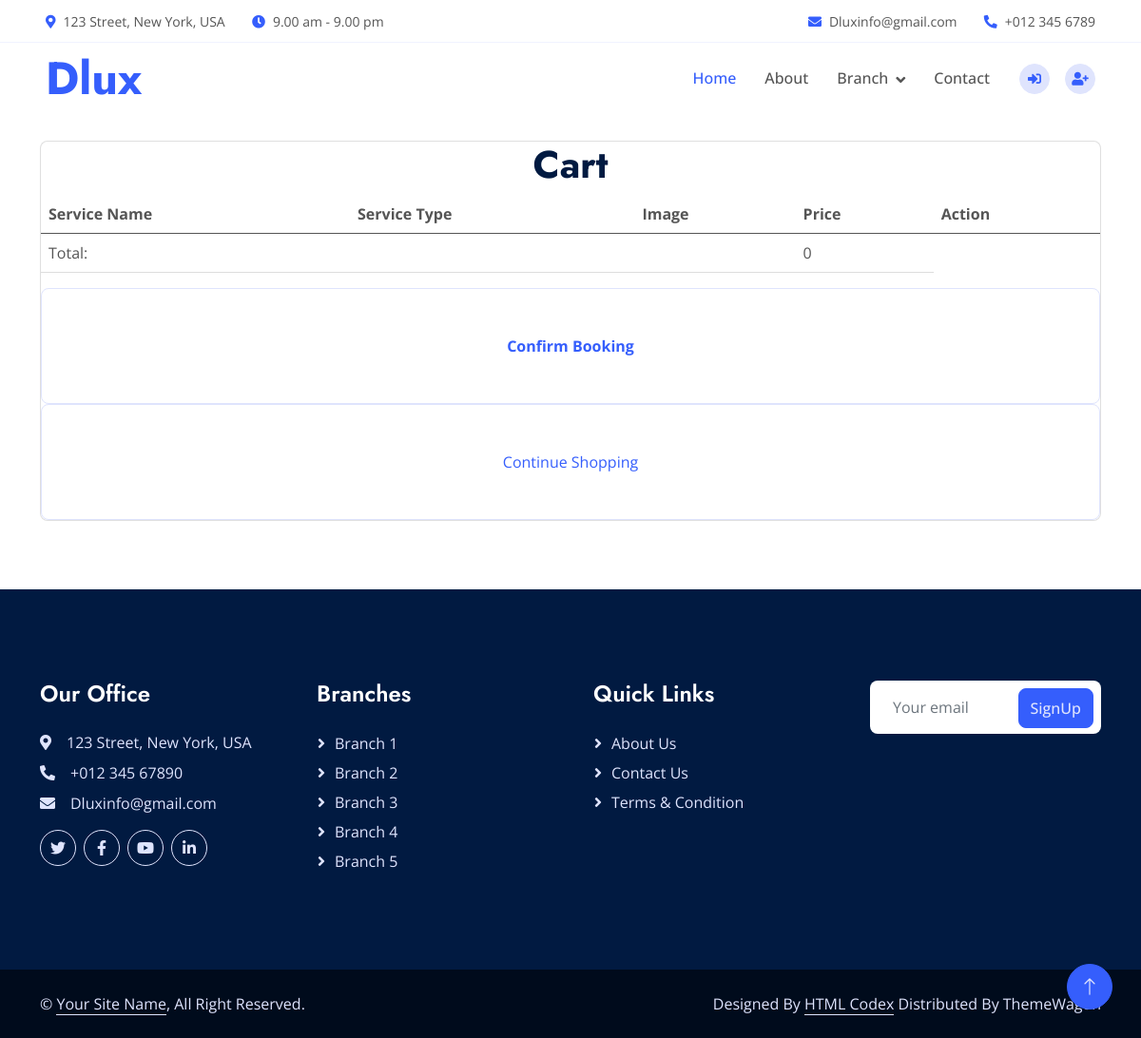
Page /cart/ on the committed database.
### Adminapp/models.py (models this page shows)
class Branch(models.Model):
     branchname=models.CharField(max_length=10)
     description=models.TextField(max_length=100)
     image=models.ImageField(upload_to='pic',default='null.jpg')

### Userapp/views.py (the view)
# urls.py: path('cart/',views.cart,name='cart'),
def cart(request):
    data = Branch.objects.all()
    userid = request.session.get('nid')
    key = Cart.objects.filter(userid=userid, status=0)
    total_price = 0
    for cart_item in key:
        total_price += cart_item.serviceid.price
    return render(request, 'cart.html', {'data': data,'key': key, 'total_price': total_price})

### Userapp/templates/cart.html (shortened to what this page needs)
{% extends 'home.html' %}
{% block content %}
<div class="container" style="padding-top: 100px;">
    <div class="row pt-5">
        <form action="{% url 'registerdata' %}" method="post" style="text-align:center;">
            <div class="col-lg-12 mb-4">
                <div class="card">
                    <h1>Cart</h1>
                    <div class="table-responsive">
                        <table class="table align-items-center table-flush">
                            <thead class="thead-light">
                                <tr>
                                    <th>Service Name</th>
                                    <th>Service Type</th>
                                    <th>Image</th>
                                    <th>Price</th>
                                    <th>Action</th>
                                </tr>
                            </thead>
                            <tbody>
                                <tr>
                                    <td colspan="3">Total:</td>
                                    <td>{{ total_price }}</td>
                                </tr>
                            </tbody>
                        </table>
                        <div class="bg-white border rounded p-4 p-sm-5 wow fadeInUp" data-wow-delay="0.5s">
                            <a href="{% url 'booking' %}"><b>Confirm Booking</b></a>
                        </div>
                        <div class="bg-white border rounded p-4 p-sm-5 wow fadeInUp" data-wow-delay="0.5s">
                            <a href="{% url 'home' %}">Continue Shopping</a>
                        </div>
                    </div>
                </div>
            </div>
        </form>
    </div>
</div>
{% endblock %}

### Userapp/templates/home.html (shortened to what this page needs)
<!doctype html>
{% load static %}
<!DOCTYPE html>
<html lang="en">
<head>
    <link href="https://cdnjs.cloudflare.com/ajax/libs/font-awesome/5.10.0/css/all.min.css" rel="stylesheet">
    <link href="https://cdn.jsdelivr.net/npm/bootstrap-icons@1.4.1/font/bootstrap-icons.css" rel="stylesheet">
    <link href="{% static 'user/lib/animate/animate.min.css' %}" rel="stylesheet">
    <link href="{% static 'user/lib/owlcarousel/assets/owl.carousel.min.css' %}" rel="stylesheet">
    <link href="{% static 'user/css/bootstrap.min.css' %}" rel="stylesheet">
    <link href="{% static 'user/css/style.css' %}" rel="stylesheet">
</head>
<body>
    <div class="container-fluid fixed-top px-0 wow fadeIn" data-wow-delay="0.1s">
        <div class="top-bar row gx-0 align-items-center d-none d-lg-flex">
            <div class="col-lg-6 px-5 text-start">
                <small><i class="fa fa-map-marker-alt text-primary me-2"></i>123 Street, New York, USA</small>
                <small class="ms-4"><i class="fa fa-clock text-primary me-2"></i>9.00 am - 9.00 pm</small>
            </div>
            <div class="col-lg-6 px-5 text-end">
                <small><i class="fa fa-envelope text-primary me-2"></i>Dluxinfo@gmail.com</small>
                <small class="ms-4"><i class="fa fa-phone-alt text-primary me-2"></i>+012 345 6789</small>
            </div>
        </div>
        <nav class="navbar navbar-expand-lg navbar-light py-lg-0 px-lg-5 wow fadeIn" data-wow-delay="0.1s">
            <a href="#" class="navbar-brand ms-4 ms-lg-0">
                <h1 class="display-5 text-primary m-0">Dlux</h1>
            </a>
            <div class="collapse navbar-collapse" id="navbarCollapse">
                <div class="navbar-nav ms-auto p-4 p-lg-0">
                    <a href="{% url 'home' %}" class="nav-item nav-link active">Home</a>
                    <a href="{% url 'about' %}" class="nav-item nav-link">About</a>
                    <div class="nav-item dropdown">
                        <a href="#" class="nav-link dropdown-toggle" data-bs-toggle="dropdown">Branch</a>
                    </div>
                    <a href="{% url 'usercontact' %}" class="nav-item nav-link">Contact</a>
                </div>
                {% if 'nid' in request.session %}
                <H4 a href=""class="nav-item nav-link">Hai {{request.session.name}}</a></H4>
                <div class="d-none d-lg-flex ms-2">
                    <a class="btn btn-light btn-sm-square rounded-circle ms-3" href="{% url 'logout' %}">
                        <small class="fas fa-sign-out-alt text-primary"></small>
                    </a>
                      {% else %}
                    <a class="btn btn-light btn-sm-square rounded-circle ms-3" href="{% url 'login' %}">
                        <small class="fas fa-sign-in-alt text-primary"></small>
                      </a>
                    <a class="btn btn-light btn-sm-square rounded-circle ms-3" href="{% url 'userregister' %}">
                        <small class="fas fa-user-plus text-primary"></small>
                    </a>
                    {% endif %}
                </div>
            </div>
{% block content %}{% endblock %}
    <div class="container-fluid bg-dark text-light footer mt-5 py-5 wow fadeIn" data-wow-delay="0.1s">
        <div class="container py-5">
            <div class="row g-5">
                <div class="col-lg-3 col-md-6">
                    <h4 class="text-white mb-4">Our Office</h4>
                    <p class="mb-2"><i class="fa fa-map-marker-alt me-3"></i>123 Street, New York, USA</p>
                    <p class="mb-2"><i class="fa fa-phone-alt me-3"></i>+012 345 67890</p>
                    <p class="mb-2"><i class="fa fa-envelope me-3"></i>Dluxinfo@gmail.com</p>
                    <div class="d-flex pt-2">
                        <a class="btn btn-square btn-outline-light rounded-circle me-2" href=""><i
                                class="fab fa-twitter"></i></a>
                        <a class="btn btn-square btn-outline-light rounded-circle me-2" href=""><i
                                class="fab fa-facebook-f"></i></a>
                        <a class="btn btn-square btn-outline-light rounded-circle me-2" href=""><i
                                class="fab fa-youtube"></i></a>
                        <a class="btn btn-square btn-outline-light rounded-circle me-2" href=""><i
                                class="fab fa-linkedin-in"></i></a>
                    </div>
                </div>
                <div class="col-lg-3 col-md-6">
                    <h4 class="text-white mb-4">Branches</h4>
                    {% for i in data %}
                    <a class="btn btn-link" href="{% url 'serve' branchname=i.branchname %}">{{i.branchname}}</a>
                   {% endfor %}
                </div>
                <div class="col-lg-3 col-md-6">
                    <h4 class="text-white mb-4">Quick Links</h4>
                    <a class="btn btn-link" href="{% url 'about' %}">About Us</a>
                    <a class="btn btn-link" href="{% url 'usercontact' %}">Contact Us</a>
                    <a class="btn btn-link" href="">Terms & Condition</a>
                </div>
                <div class="col-lg-3 col-md-6">
                    <div class="position-relative w-100">
                        <input class="form-control bg-white border-0 w-100 py-3 ps-4 pe-5" type="text"
                            placeholder="Your email">
                        <button type="button"
                            class="btn btn-primary py-2 position-absolute top-0 end-0 mt-2 me-2">SignUp</button>
                    </div>
                </div>
            </div>
        </div>
    </div>
    <div class="container-fluid copyright py-4">
        <div class="container">
            <div class="row">
                <div class="col-md-6 text-center text-md-start mb-3 mb-md-0">
                    &copy; <a class="border-bottom" href="#">Your Site Name</a>, All Right Reserved.
                </div>
                <div class="col-md-6 text-center text-md-end">
                    Designed By <a class="border-bottom" href="https://htmlcodex.com">HTML Codex</a> Distributed By <a
                    href="https://themewagon.com">ThemeWagon</a>
                </div>
            </div>
        </div>
    </div>
    <a href="#" class="btn btn-lg btn-primary btn-lg-square rounded-circle back-to-top"><i
            class="bi bi-arrow-up"></i></a>
</body>
</html>

### Userapp/static/user/css/style.css (style rules this page uses)
:root { --primary: #355EFC; --secondary: #E93C05; --tertiary: #555555; --light: #DFE4FD; --dark: #011A41; }
.back-to-top { position: fixed; display: none; right: 30px; bottom: 30px; z-index: 99; }
h1, .h1, h2, .h2, .fw-bold { font-weight: 700 !important; }
h3, .h3, h4, .h4, .fw-medium { font-weight: 600 !important; }
.btn { transition: .5s; font-weight: 500; }
.btn-primary, .btn-outline-primary:hover { color: var(--light); }
.btn-square { width: 38px; height: 38px; }
.btn-sm-square { width: 32px; height: 32px; }
.btn-lg-square { width: 48px; height: 48px; }
.btn-square, .btn-sm-square, .btn-lg-square { padding: 0; display: flex; align-items: center; justify-content: center; font-weight: normal; }
.fixed-top { transition: .5s; }
.top-bar { height: 45px; border-bottom: 1px solid rgba(53, 94, 252, .07); }
.navbar .dropdown-toggle::after { border: none; content: "\f107"; font-family: "Font Awesome 5 Free"; font-weight: 900; vertical-align: middle; margin-left: 8px; }
.navbar .navbar-nav .nav-link { padding: 25px 15px; color: var(--tertiary); font-weight: 500; outline: none; }
.navbar .navbar-nav .nav-link:hover, .navbar .navbar-nav .nav-link.active { color: var(--primary); }
.footer .btn.btn-link { display: block; margin-bottom: 5px; padding: 0; text-align: left; color: var(--light); font-weight: normal; text-transform: capitalize; transition: .3s; }
.footer .btn.btn-link::before { position: relative; content: "\f105"; font-family: "Font Awesome 5 Free"; font-weight: 900; margin-right: 10px; }
.copyright { color: var(--light); background: #000B1C; }
.copyright a { color: var(--light); }

### Userapp/templates/cart.html (style rules this page uses)
table { width: 100%; border-collapse: collapse; }
th, td { padding: 8px; text-align: left; border-bottom: 1px solid #ddd; }
th { background-color: #f2f2f2; }

### rows in the picture
Branch: branchname "Branch 1"
Branch: branchname "Branch 2"
Branch: branchname "Branch 3"
Branch: branchname "Branch 4"
Branch: branchname "Branch 5"

### other values in the picture
{{ total_price }} "0"
